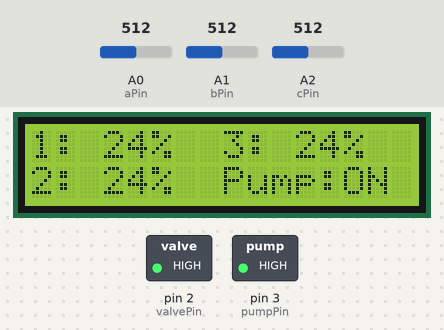
A sketch run on a simulated Arduino Uno, built with avr-gcc and run on an emulated ATmega328P. Shown: 16×2 character LCD, switched loads named in the sketch (green lamp = pin HIGH). Inputs (shaded band) come from the test bench; at power-on: A0 (aPin) = 512, A1 (bPin) = 512, A2 (cPin) = 512.

Above: at 1.2 s.
1.3 s: A0 (aPin) set to 716
At 2.7 s:
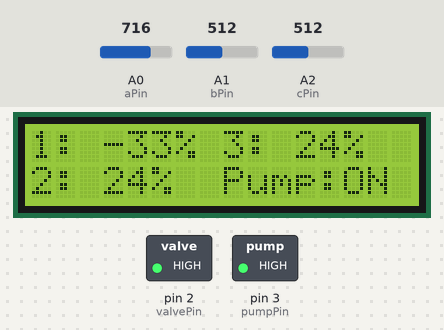
3.6 s: A1 (bPin) set to 716
At 5.3 s:
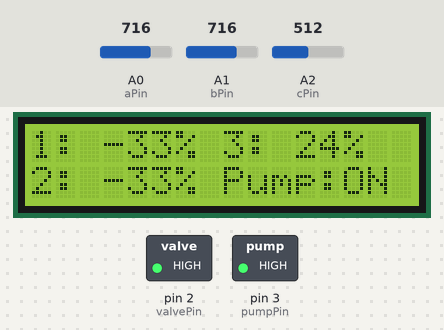
5.7 s: A2 (cPin) set to 716
At 6.8 s:
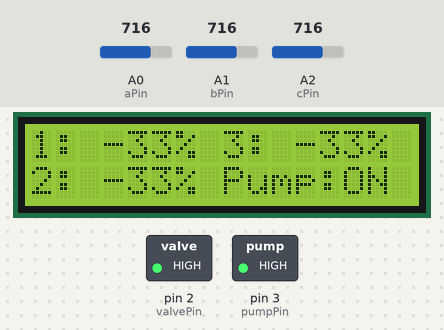
7.7 s: A0 (aPin) set to 900
At 9.5 s:
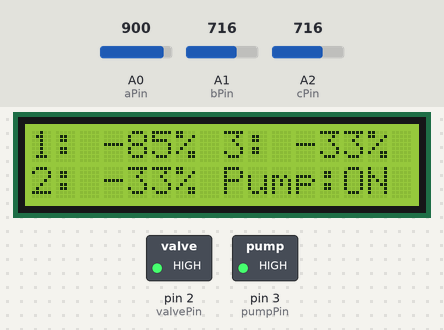
9.8 s: A1 (bPin) set to 900
At 11.1 s:
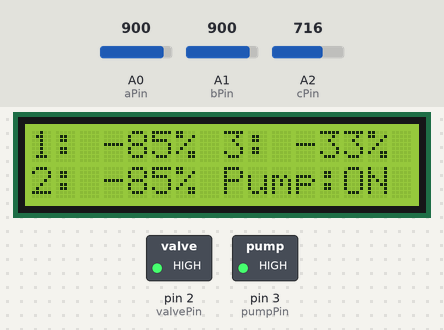
11.9 s: A2 (cPin) set to 900
At 13.9 s:
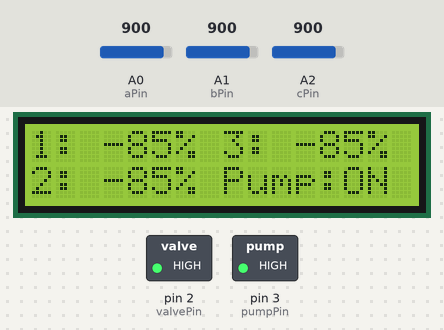
Timing chart, 0 to 14.9 s (numbered marks = the images above; inputs shaded):
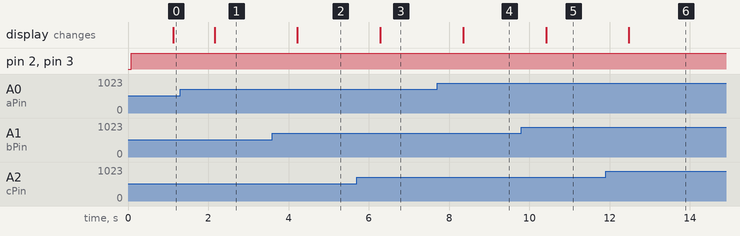

Measured:
- after the input at 1.3 s, the display: changes after 0.86 s (image 1)
- after the input at 3.6 s, the display: changes after 0.62 s (image 2)
- after the input at 5.7 s, the display: changes after 0.58 s (image 3)
- after the input at 7.7 s, the display: changes after 0.65 s (image 4)
- after the input at 9.8 s, the display: changes after 0.62 s (image 5)
- after the input at 11.9 s, the display: changes after 0.58 s (image 6)

The sketch:

ictxkir.ino
```cpp
#include <Wire.h>
#include <LiquidCrystal_I2C.h>

const int wet = 239;
const int dry = 595;

LiquidCrystal_I2C lcd(0x20, 16, 2);

int aPin = A0; // pin Analog Soil Moisture 1
int bPin = A1; // pin Analog Soil Moisture 2
int cPin = A2; // pin Analog Soil Moisture 3

int valvePin = 2; // pin Digital Valve 2
int pumpPin = 3; // pin Digital Pump 3

int topValue; // buat atur batas atas
int botValue; // buat atur batas bawah

void setup() {
  // buat Relay sebagai output
  pinMode(valvePin, OUTPUT);
  pinMode(pumpPin, OUTPUT);

  // buat nyalain LCD
  lcd.init();
  lcd.backlight();
}

void loop() {
  // buat baca nilai Soil Moisture
  int aValue = analogRead(aPin);
  int bValue = analogRead(bPin);
  int cValue = analogRead(cPin);

  // buat baca nilai Potensiometer
  topValue = 80;
  botValue = 40;

  // buat baca relay
  int valveStatus = digitalRead(valvePin);
  int pumpStatus = digitalRead(pumpPin);

  // buat jadiin persen
  int aPercentage = map(aValue, wet, dry, 100, 0);
  int bPercentage = map(bValue, wet, dry, 100, 0);
  int cPercentage = map(cValue, wet, dry, 100, 0);

  // buat tampilan di LCD
  lcd.clear();

  lcd.setCursor(0, 0);
  lcd.print("1: ");
  lcd.print(aPercentage);
  lcd.print("%");

  lcd.setCursor(0, 1);
  lcd.print("2: ");
  lcd.print(bPercentage);
  lcd.print("%");

  lcd.setCursor(8, 0);
  lcd.print("3: ");
  lcd.print(cPercentage);
  lcd.print("%");

  if (aPercentage < botValue || bPercentage < botValue || cPercentage < botValue) {
    digitalWrite(valvePin, HIGH);
    digitalWrite(pumpPin, HIGH);

  } else if (aPercentage > topValue && bPercentage > topValue && cPercentage > topValue) {
    digitalWrite(valvePin, LOW);
    digitalWrite(pumpPin, LOW);

  }

  if (pumpStatus == HIGH) {
    lcd.setCursor(8, 1);
    lcd.print("Pump:ON");
  } else {
    lcd.setCursor(8, 1);
    lcd.print("Pump:OFF");
  }

  // perhitungan tiap 1000 milisekon = 1 sekon
  delay(1000);
}
```
